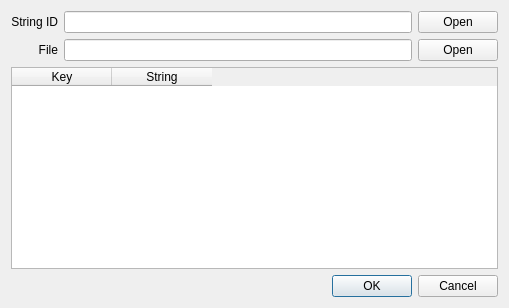
<?xml version="1.0" encoding="UTF-8"?>
<ui version="4.0">
 <class>STFViewer</class>
 <widget class="QDialog" name="STFViewer">
  <property name="geometry">
   <rect>
    <x>0</x>
    <y>0</y>
    <width>509</width>
    <height>308</height>
   </rect>
  </property>
  <property name="windowTitle">
   <string>Dialog</string>
  </property>
  <layout class="QGridLayout" name="gridLayout_2">
   <item row="0" column="0">
    <layout class="QGridLayout" name="gridLayout">
     <item row="0" column="0">
      <widget class="QLabel" name="label_2">
       <property name="text">
        <string>String ID</string>
       </property>
       <property name="alignment">
        <set>Qt::AlignRight|Qt::AlignTrailing|Qt::AlignVCenter</set>
       </property>
      </widget>
     </item>
     <item row="0" column="1">
      <widget class="QLineEdit" name="lineEdit_stringID"/>
     </item>
     <item row="0" column="2">
      <widget class="QPushButton" name="pushButton_stringID">
       <property name="text">
        <string>Open</string>
       </property>
      </widget>
     </item>
     <item row="1" column="0">
      <widget class="QLabel" name="label">
       <property name="text">
        <string>File</string>
       </property>
       <property name="alignment">
        <set>Qt::AlignRight|Qt::AlignTrailing|Qt::AlignVCenter</set>
       </property>
      </widget>
     </item>
     <item row="1" column="1">
      <widget class="QLineEdit" name="lineEdit"/>
     </item>
     <item row="1" column="2">
      <widget class="QPushButton" name="pushButton_open">
       <property name="text">
        <string>Open</string>
       </property>
      </widget>
     </item>
    </layout>
   </item>
   <item row="1" column="0">
    <widget class="QTableWidget" name="tableWidget">
     <property name="sizePolicy">
      <sizepolicy hsizetype="Expanding" vsizetype="Expanding">
       <horstretch>0</horstretch>
       <verstretch>0</verstretch>
      </sizepolicy>
     </property>
     <property name="showGrid">
      <bool>true</bool>
     </property>
     <column>
      <property name="text">
       <string>Key</string>
      </property>
     </column>
     <column>
      <property name="text">
       <string>String</string>
      </property>
     </column>
    </widget>
   </item>
   <item row="2" column="0">
    <widget class="QDialogButtonBox" name="buttonBox">
     <property name="orientation">
      <enum>Qt::Horizontal</enum>
     </property>
     <property name="standardButtons">
      <set>QDialogButtonBox::Cancel|QDialogButtonBox::Ok</set>
     </property>
    </widget>
   </item>
  </layout>
 </widget>
 <resources/>
 <connections>
  <connection>
   <sender>buttonBox</sender>
   <signal>accepted()</signal>
   <receiver>STFViewer</receiver>
   <slot>accept()</slot>
   <hints>
    <hint type="sourcelabel">
     <x>248</x>
     <y>254</y>
    </hint>
    <hint type="destinationlabel">
     <x>157</x>
     <y>274</y>
    </hint>
   </hints>
  </connection>
  <connection>
   <sender>buttonBox</sender>
   <signal>rejected()</signal>
   <receiver>STFViewer</receiver>
   <slot>reject()</slot>
   <hints>
    <hint type="sourcelabel">
     <x>316</x>
     <y>260</y>
    </hint>
    <hint type="destinationlabel">
     <x>286</x>
     <y>274</y>
    </hint>
   </hints>
  </connection>
 </connections>
</ui>
